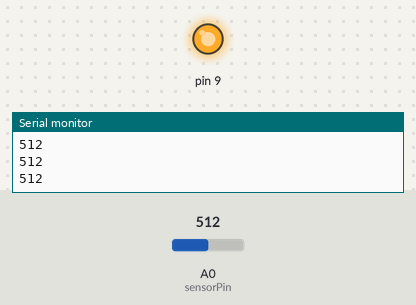
Recording of a sketch running on a simulated Arduino Uno, built with avr-gcc and run on an emulated ATmega328P. Shown: output pins drawn as LEDs (lit = HIGH), the last lines printed to the serial monitor. The test bench sets the inputs (shaded band); at power-on: A0 (sensorPin) = 512.

Above: at 1.2 s.
1.3 s: A0 (sensorPin) set to 693
2.8 s: A0 (sensorPin) set to 717
At 3.4 s:
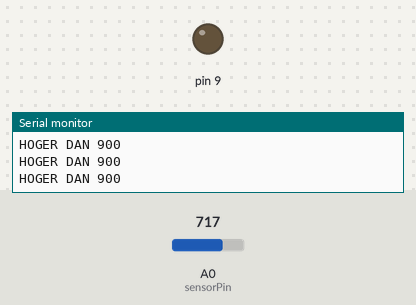
4.3 s: A0 (sensorPin) set to 690
At 4.7 s:
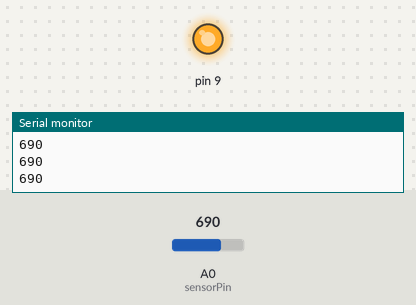
5.8 s: A0 (sensorPin) set to 710
At 7.2 s:
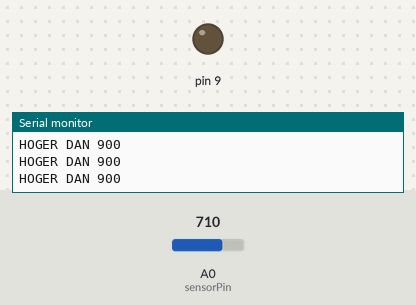
Timing chart, 0 to 8.3 s (numbered marks = the images above; inputs shaded):
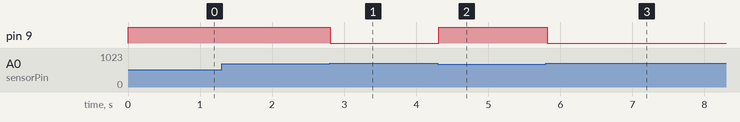

The sketch:

sketch_sep13a.ino
```cpp
const int sensorPin = A0;
int value;


void setup(){
  pinMode(9, OUTPUT);
  Serial.begin(9600);
}

void loop(){

  digitalWrite(9, HIGH);

  value = analogRead(sensorPin);
  if ( value > 700 ) {
    Serial.println("HOGER DAN 900");
    digitalWrite(9, LOW);
  } else {
    Serial.println(value);
  }
  delay(100);
}
```

Measured:
- the behaviour switches between 700 and 701 on A0 (sensorPin) (found by bisection; images 0 and 1)
- after the input at 2.8 s, pin 9: HIGH → LOW at once
- after the input at 4.3 s, pin 9: LOW → HIGH at once
- after the input at 5.8 s, pin 9: HIGH → LOW at once
